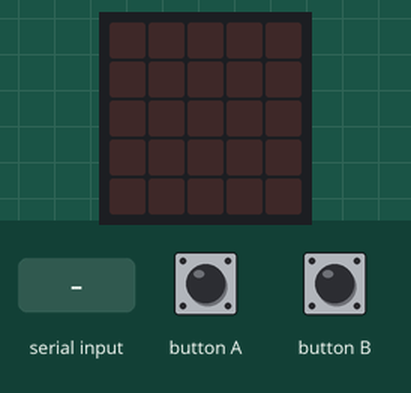
Bench run of a program on a simulated BBC micro:bit (MakeCode). Parts: the board's 5×5 LED display. The test bench sets the inputs (shaded band). What the program prints to the serial console is not drawn.

Above: at 1.2 s.
1.3 s: "G" typed at the serial console
At 2.3 s:
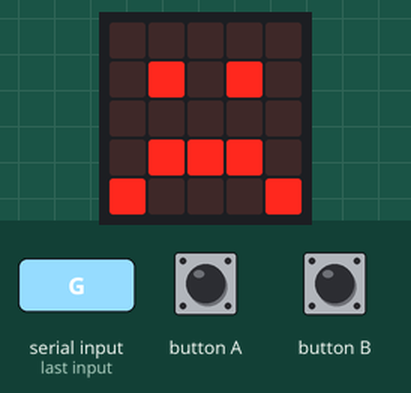
2.8 s: "N" typed at the serial console
At 3.5 s:
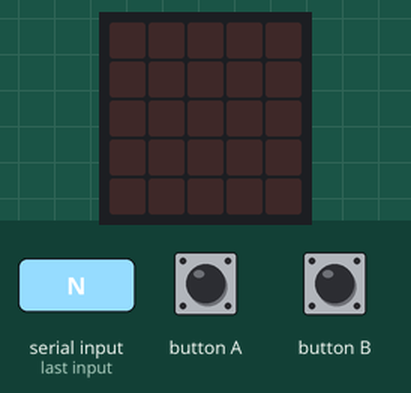
Timing chart, 0 to 5.8 s (numbered marks = the images above; inputs shaded):
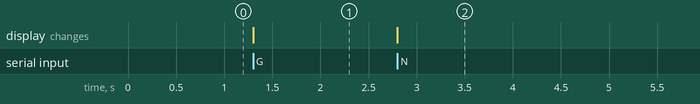

The program:

microbit_controller.py
```python
# micro:bit V2 als USB-Controller für "Fang das Licht"
# In MakeCode (makecode.microbit.org) -> Projekt -> "Python" umschalten -> alles ersetzen -> auf den micro:bit laden.
# Keine Verdrahtung nötig: Taste A = links, Taste B = rechts.
#
# Protokoll (identisch zur ESP8266-Firmware, Zeilen mit \n, 115200 Baud):
#   micro:bit -> Browser: "L", "R" oder "S" (Zustand)
#   Browser -> micro:bit: "G" = Game Over (trauriges Gesicht), "N" = Anzeige löschen

# Optional: Steuerung per Neigen statt per Tasten.
# Auf True setzen -> Neigen nach links/rechts steuert den Spieler.
NEIGEN = False


def on_data_received():
    cmd = serial.read_until(serial.delimiters(Delimiters.NEW_LINE))
    if cmd == "G":
        basic.show_icon(IconNames.SAD)
    elif cmd == "N":
        basic.clear_screen()


serial.on_data_received(serial.delimiters(Delimiters.NEW_LINE), on_data_received)


def on_forever():
    state = "S"
    if NEIGEN:
        x = input.acceleration(Dimension.X)
        if x < -300:
            state = "L"
        elif x > 300:
            state = "R"
    else:
        a = input.button_is_pressed(Button.A)
        b = input.button_is_pressed(Button.B)
        if a and not b:
            state = "L"
        elif b and not a:
            state = "R"
    serial.write_line(state)
    basic.pause(50)


basic.forever(on_forever)
```

Measured:
- after the input at 1.3 s, the display: changes at once (image 1)
- after the input at 2.8 s, the display: changes at once (image 2)
